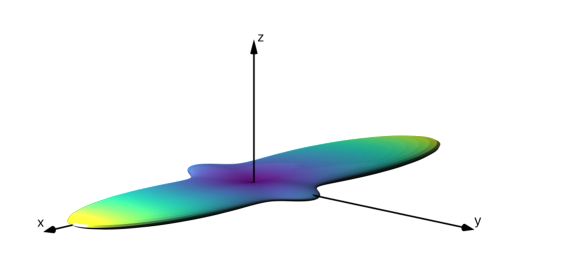
#> input picture figures/original/fig5_iris_glyph.png, 584 x 259 px
$ python make_comparisons.py
#> lines starting #> are read from the running program, lines starting #| are printed output that depends on the picture
"""Build side-by-side 'original vs reproduced' comparison images."""
import sys, pathlib
import matplotlib
matplotlib.use("Agg")
import matplotlib.pyplot as plt
import matplotlib.image as mpimg

root = pathlib.Path(__file__).resolve().parents[1]
O, R, C = root / "figures/original", root / "figures/reproduced", root / "figures/comparison"
C.mkdir(parents=True, exist_ok=True)
U = sys.argv[1] if len(sys.argv) > 1 else "100000"

PAIRS = {
    "fig5_iris_glyph":      ("Fig. 5 (left) – IRIS covariance stability glyph", O / "fig5_iris_glyph.png", R / "glyph_iris_swapped.png"),
    "fig5_iris_projection": ("Fig. 5 (right) – IRIS sampling-based projection", O / "fig5_iris_projections.png", R / f"projection_iris_U{U}.png"),
    "fig8_students":        ("Fig. 8 – STUDENT glyph (left) and projection (right)", O / "fig8_students.png", [R / "glyph_students_swapped.png", R / f"projection_students_U{U}.png"]),
    "fig9_anuran":          ("Fig. 9 (right) – ANURAN CALLS sampling-based projection", O / "fig9_anuran.png", R / f"projection_anuran_U{U}.png"),
}

for key, (title, orig, rep) in PAIRS.items():
    reps = rep if isinstance(rep, list) else [rep]
    fig, axes = plt.subplots(1, 1 + len(reps), figsize=(5.5 * (1 + len(reps)), 4.6),
                             gridspec_kw={"width_ratios": [1.6 if key == "fig8_students" else 1] + [1] * len(reps)})
    axes[0].imshow(mpimg.imread(orig)); axes[0].set_title("Original (paper PDF)", fontsize=12)
    for ax, r in zip(axes[1:], reps):
        ax.imshow(mpimg.imread(r)); ax.set_title(f"Reproduced ({r.stem})", fontsize=10)
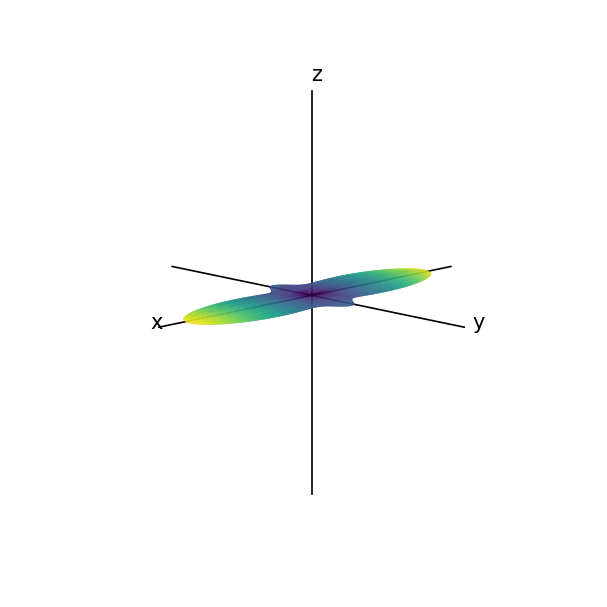
#> input picture figures/reproduced/glyph_iris_swapped.png, 607 x 607 px
    for ax in axes: ax.axis("off")
    fig.suptitle(title, fontsize=14, weight="bold")
    fig.tight_layout()
    fig.savefig(C / f"{key}_comparison.png", dpi=150)
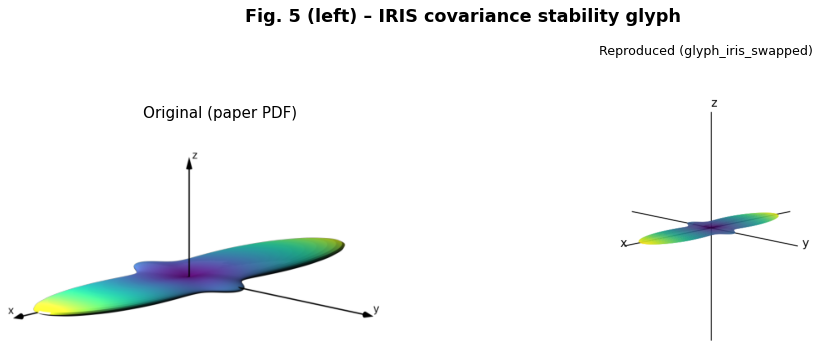
#> figure drawn by matplotlib, 2 panels
#> (the run stopped early here; a loop or call above may not have finished)
